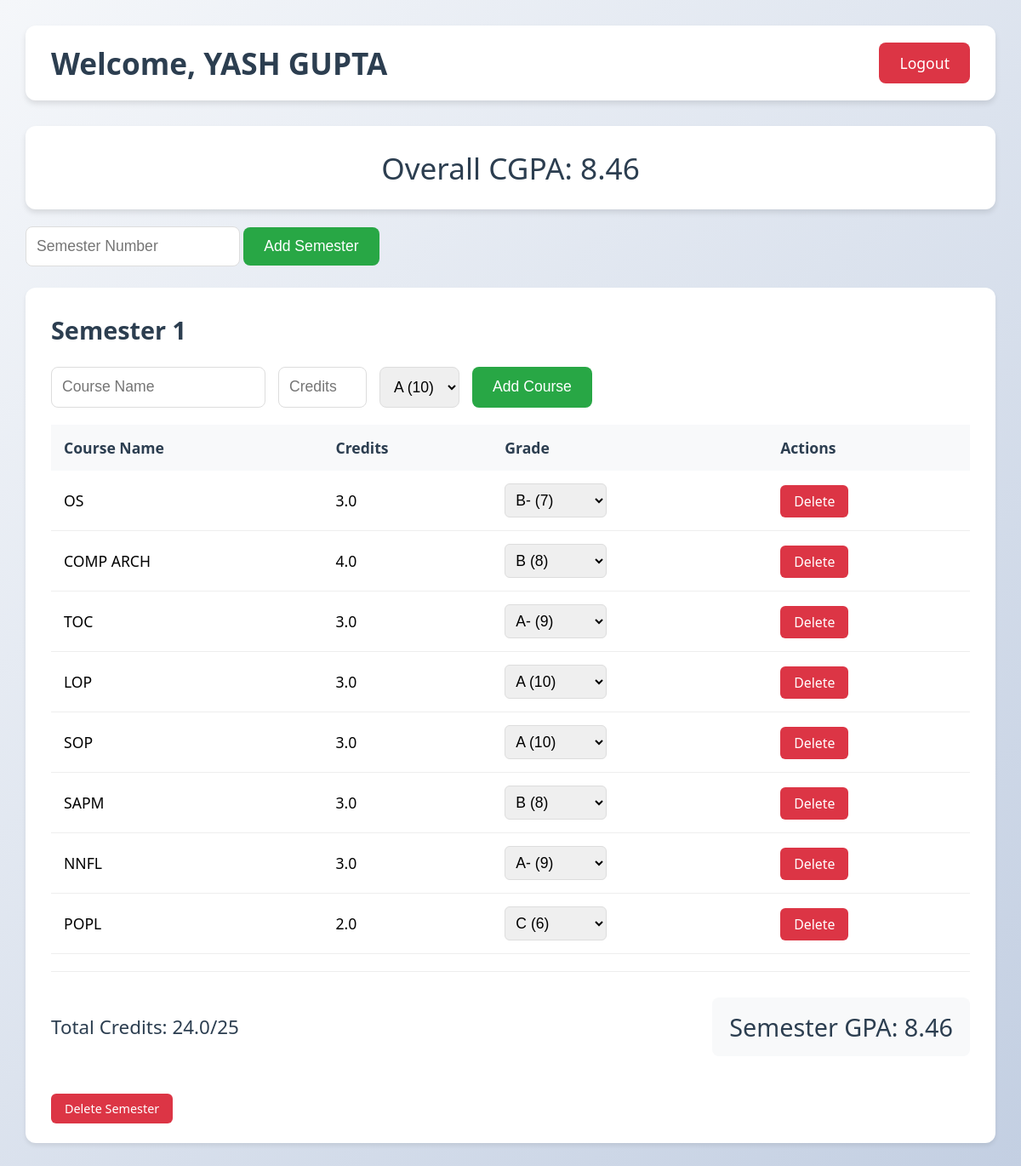
Page /dashboard (signed in) on the committed database.
### main.py (models this page shows)
class User(UserMixin, db.Model):
    id = db.Column(db.String(100), primary_key=True)
    name = db.Column(db.String(100))
    email = db.Column(db.String(100), unique=True)
    semesters = db.relationship('Semester', backref='user', lazy=True)

class Course(db.Model):
    id = db.Column(db.Integer, primary_key=True)
    name = db.Column(db.String(100), nullable=False)
    credits = db.Column(db.Float, nullable=False)
    grade = db.Column(db.String(2), nullable=False)
    semester_id = db.Column(db.Integer, db.ForeignKey('semester.id'), nullable=False)

class Semester(db.Model):
    id = db.Column(db.Integer, primary_key=True)
    semester_number = db.Column(db.Integer, nullable=False)
    user_id = db.Column(db.String(100), db.ForeignKey('user.id'), nullable=False)
    courses = db.relationship('Course', backref='semester', lazy=True, cascade="all, delete-orphan")

### main.py (the view)
@app.route('/dashboard')
@login_required
def dashboard():
    semesters = Semester.query.filter_by(user_id=current_user.id).order_by(Semester.semester_number).all()
    all_courses = []
    for semester in semesters:
        all_courses.extend(semester.courses)
    return render_template('dashboard.html',
                         semesters=semesters,
                         all_courses=all_courses,  # Pass all_courses to template
                         calculate_gpa=calculate_gpa)

### main.py (called while the page is built)
@login_manager.user_loader
def load_user(user_id):
    return User.query.get(user_id)

### templates/dashboard.html (shortened to what this page needs)
<!DOCTYPE html>
<html>
<head>
</head>
<body>
    <div class="header">
        <h1>Welcome, {{ current_user.name }}</h1>
        <a href="{{ url_for('logout') }}" class="logout-btn">Logout</a>
    </div>
    <div class="overall-cgpa">
        Overall CGPA: {{ "%.2f"|format(calculate_gpa(all_courses)) }}
    </div>
    <div class="add-form">
        <form action="{{ url_for('add_semester') }}" method="POST">
            <input type="number" name="semester_number" required placeholder="Semester Number">
            <button type="submit" class="add-btn">Add Semester</button>
        </form>
    </div>
    {% for semester in semesters %}
    <div class="semester">
        <h2>Semester {{ semester.semester_number }}</h2>
        <form action="{{ url_for('add_course', semester_id=semester.id) }}" method="POST" class="add-form">
            <input type="text" name="name" required placeholder="Course Name">
            <input type="number" name="credits" step="0.5" min="0.5" max="25" required placeholder="Credits">
            <select name="grade" required>
                <option value="A">A (10)</option>
            </select>
            <button type="submit" class="add-btn">Add Course</button>
        </form>
        <table class="course-table">
            <thead>
                <tr>
                    <th>Course Name</th>
                    <th>Credits</th>
                    <th>Grade</th>
                    <th>Actions</th>
                </tr>
            </thead>
            <tbody>
                {% for course in semester.courses %}
                <tr>
                    <td>{{ course.name }}</td>
                    <td>{{ course.credits }}</td>
                    <td>
                        <form action="{{ url_for('update_grade', course_id=course.id) }}" method="POST" class="grade-form">
                            <select name="grade" class="grade-select" onchange="this.form.submit()">
                                <option value="A" {% if course.grade == 'A' %}selected{% endif %}>A (10)</option>
                                <option value="A-" {% if course.grade == 'A-' %}selected{% endif %}>A- (9)</option>
                                <option value="B" {% if course.grade == 'B' %}selected{% endif %}>B (8)</option>
                                <option value="B-" {% if course.grade == 'B-' %}selected{% endif %}>B- (7)</option>
                                <option value="C" {% if course.grade == 'C' %}selected{% endif %}>C (6)</option>
                            </select>
                        </form>
                    </td>
                    <td>
                        <a href="{{ url_for('delete_course', course_id=course.id) }}" class="delete-btn">Delete</a>
                    </td>
                </tr>
                {% endfor %}
            </tbody>
        </table>
        <div class="semester-stats">
            <div class="total-credits">
                Total Credits: {{ semester.courses|sum(attribute='credits') }}/25
            </div>
            <div class="semester-gpa">
                Semester GPA: {{ calculate_gpa(semester.courses) }}
            </div>
        </div>
        <a href="{{ url_for('delete_semester', semester_id=semester.id) }}" class="delete-btn">Delete Semester</a>
    </div>
    {% endfor %}
</body>
</html>

### templates/dashboard.html (style rules this page uses)
body { font-family: 'Segoe UI', Arial, sans-serif; margin: 30px; background: linear-gradient(135deg, #f5f7fa 0%, #c3cfe2 100%); font-size: 16px; }
.header { display: flex; justify-content: space-between; align-items: center; margin-bottom: 30px; background: white; padding: 20px 30px; border-radius: 12px; box-shadow: 0 4px 6px rgba(0, 0, 0, 0.1); }
h1 { font-size: 2.2em; color: #2c3e50; margin: 0; }
.logout-btn { background-color: #dc3545; color: white; padding: 12px 24px; border-radius: 8px; text-decoration: none; font-size: 1.1em; transition: all 0.3s ease; }
.semester { background-color: white; border-radius: 12px; box-shadow: 0 3px 5px rgba(0, 0, 0, 0.08); margin: 25px 0; padding: 30px; }
.semester h2 { font-size: 1.8em; color: #2c3e50; margin-top: 0; }
.course-table { width: 100%; border-collapse: separate; border-spacing: 0; margin: 20px 0; font-size: 1.1em; }
.course-table th { background-color: #f8f9fa; padding: 15px; text-align: left; font-weight: 600; color: #2c3e50; }
.course-table td { padding: 15px; border-bottom: 1px solid #eee; }
.add-form { display: flex; gap: 15px; margin: 20px 0; }
.add-form input, .add-form select { padding: 12px; border: 1px solid #ddd; border-radius: 8px; font-size: 1.1em; }
.add-btn { background-color: #28a745; color: white; border: none; padding: 12px 24px; border-radius: 8px; cursor: pointer; font-size: 1.1em; transition: all 0.3s ease; }
.delete-btn { background-color: #dc3545; color: white; padding: 8px 16px; border-radius: 6px; text-decoration: none; font-size: 0.9em; transition: all 0.3s ease; }
.total-credits { font-size: 1.4em; color: #2c3e50; margin: 20px 0; }
.grade-select { padding: 8px; border: 1px solid #ddd; border-radius: 6px; font-size: 1em; min-width: 120px; }
.semester-gpa { font-size: 1.8em; color: #2c3e50; margin: 20px 0; padding: 15px 20px; background: #f8f9fa; border-radius: 8px; display: inline-block; font-weight: 500; transition: all 0.3s ease; }
.semester-stats { display: flex; justify-content: space-between; align-items: center; margin: 20px 0; padding: 10px 0; border-top: 1px solid #eee; }
.overall-cgpa { font-size: 2.2em; color: #2c3e50; text-align: center; margin: 20px 0; padding: 25px; background: white; border-radius: 12px; box-shadow: 0 4px 6px rgba(0, 0, 0, 0.1); transition: transform 0.3s ease; }

### rows in the picture
User: name "YASH GUPTA"
Course: name+credits+grade "8.46", name "OS", credits "3.0", grade "B- (7)"
Semester: semester_number "1", courses|sum "24.0"
Course: name "COMP ARCH", credits "4.0", grade "B (8)"
Course: name "TOC", credits "3.0", grade "A- (9)"
Course: name "LOP", credits "3.0", grade "A (10)"
Course: name "SOP", credits "3.0", grade "A (10)"
Course: name "SAPM", credits "3.0", grade "B (8)"
Course: name "NNFL", credits "3.0", grade "A- (9)"
Course: name "POPL", credits "2.0", grade "C (6)"
